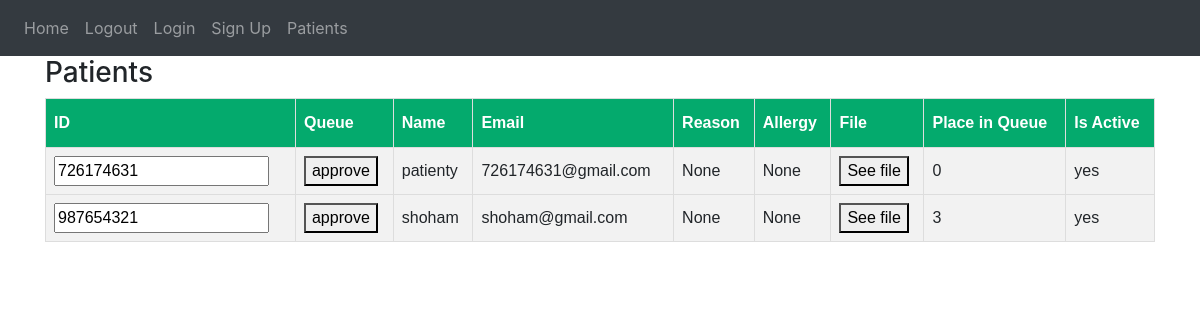
/patients_for_secretary, run on an earlier commit of the app's database.
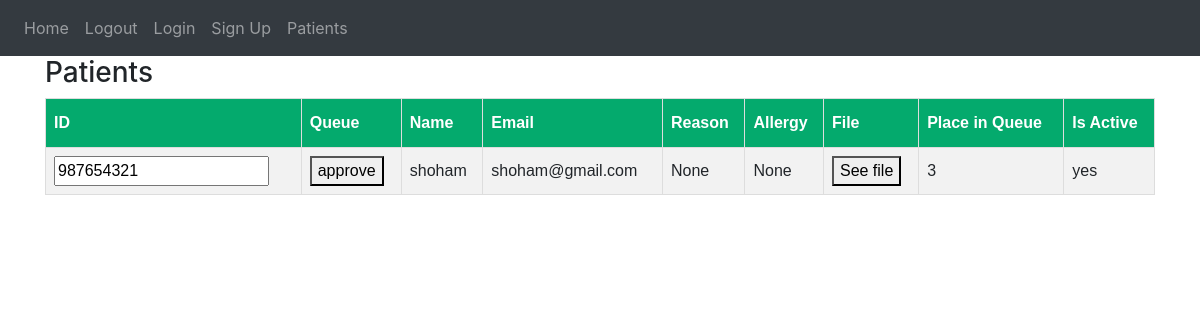
And on a later commit of the database.
### website/models.py (models this page shows)
class User(db.Model):
    ID = db.Column(db.Integer, primary_key=True)
    email = db.Column(db.String(150), unique=True)
    password = db.Column(db.String(150))
    Name = db.Column(db.String(150))
    role = db.Column(db.String(150))
    is_active_patient = db.Column(db.Integer)
    allergy = db.Column(db.String(150))
    n_action = db.Column(db.String(30))
    answer = db.Column(db.String(30))
    reason = db.Column(db.String(200))
    place_in_queue = db.Column(db.Integer)
    s_action = db.Column(db.String(20))
    is_approved = db.Column(db.Integer)
    message = db.Column(db.String(200))

### website/views.py (the view, shortened to what this page needs)
@views.route('/patients_for_secretary', methods=['GET', 'POST'])
def patients_for_secretary():
    print("In views.route(patients)")
    return render_template("patiensts_for_secretary.html",
          patients=db.session.query(User).filter(User.role == 'patient')
                           .filter(User.is_approved != 1)
                           .filter(User.message == "")
                           .order_by(db.asc(User.place_in_queue)))

### website/templates/patiensts_for_secretary.html (shortened to what this page needs)
<!DOCTYPE html>
{% extends "base.html" %} {% block title %} Home {% endblock %}
{% block content %}
<html lang="en">
<head>
</head>
<body>
  <h3>Patients</h3>
    <table>
        <thead>
            <tr>
                <th>ID</th>
                <th>Queue</th>
                <th>Name</th>
                <th>Email</th>
                <th>Reason</th>
                <th>Allergy</th>
                <th>File</th>
                <th>Place in Queue</th>
                <th>Is Active</th>
            </tr>
        </thead>
        <tbody>
            {% for patient in patients %}
                <form method="post">
                    <tr>
                        <td><input name="patient_id" value="{{ patient.ID }}" readonly/></td>
                        <td><button type="submit" name="approve">approve</button></td>
                        <td>{{ patient.Name }}</td>
                        <td>{{ patient.email }}</td>
                        <td>{{ patient.reason }}</td>
                        <td>{{ patient.allergy }}</td>
                        <td><button type="submit" name="read_file">See file</button></td>
                        <td>{{ patient.place_in_queue }}</td>
                        <td>{{ "yes" if patient.is_active_patient==1 else "No" }}</td>
                    </tr>
                </form>
            {% endfor %}
        </tbody>
    </table>
</body>
</html>
{% endblock %}

What changed in the data, as far as the page shows it:
no longer on this page (row edited): User: patient_id "726174631", Name "patienty", email "726174631@gmail.com", reason "None", allergy "None", place_in_queue "0", is_active_patient "yes"
